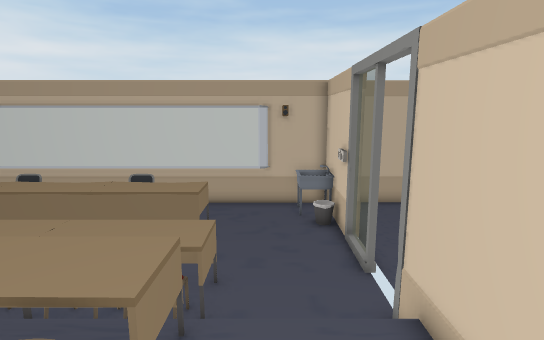
View 1 (above)

19 first-person views from a walk through a 3-D level made in the Unity game engine. The camera is 1.5 m above the floor, tilts 10° down and sees 80° across. The floor is counted in squares, 0.5 m on a side. Each view is taken from the middle of a square. On the plan, view 1 faces up. The plan holds only what a view shows up to about 20 squares ahead; the rest is blank. The place goes on beyond the plan. Door leaves are left out, so doorways stand open.

View 2
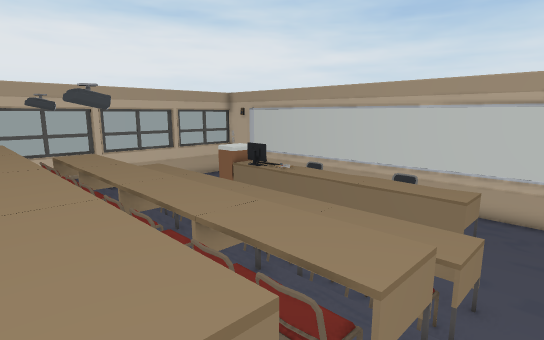

View 3
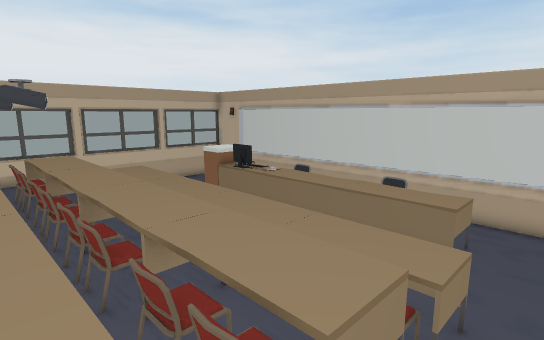

View 4
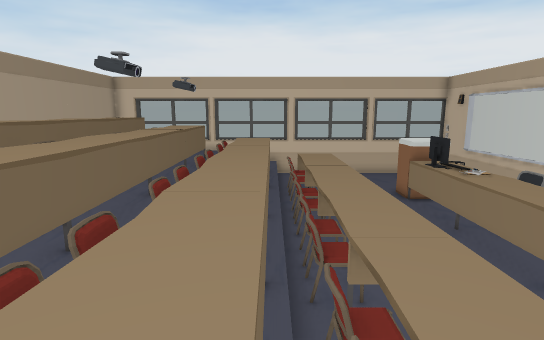

View 5
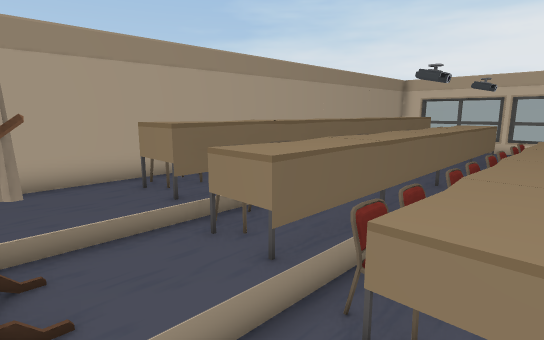

View 6
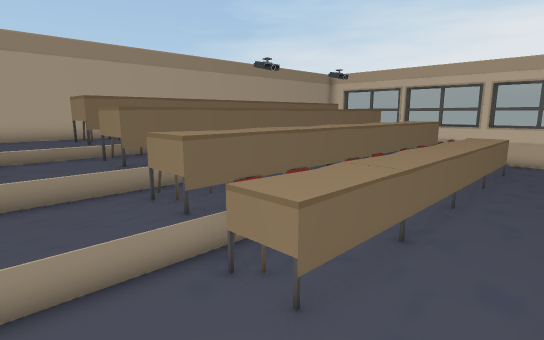

View 7
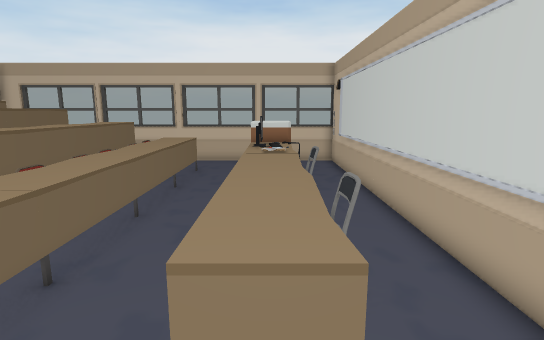

View 8
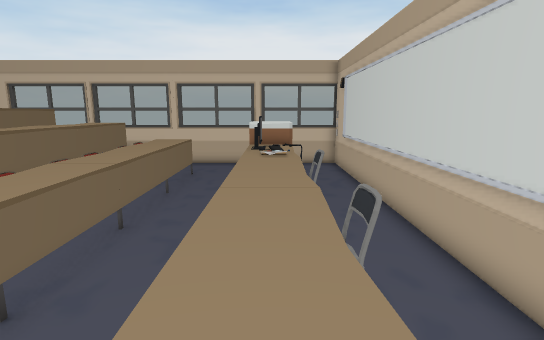

View 9
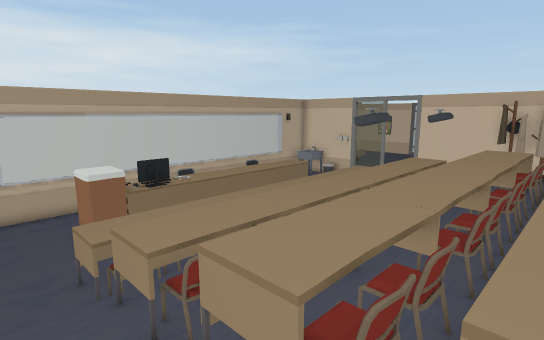

View 10
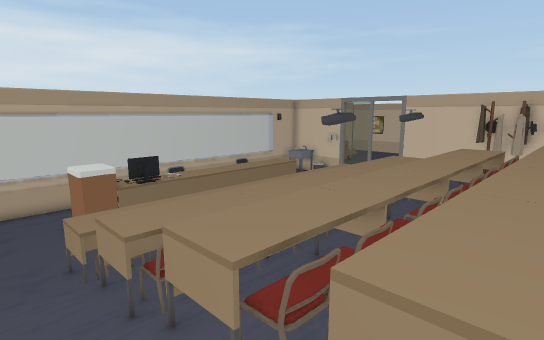

View 11
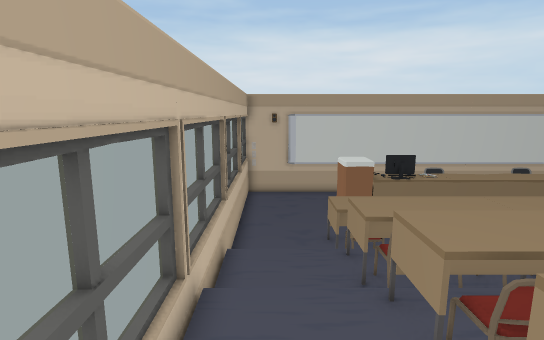

View 12
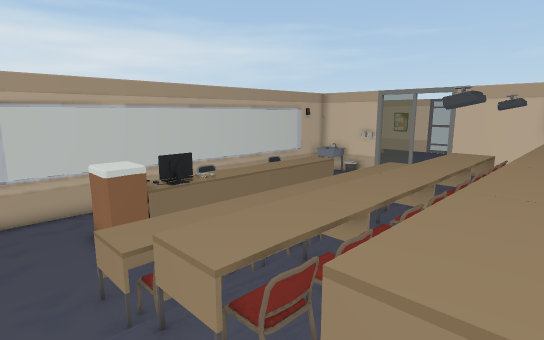

View 13
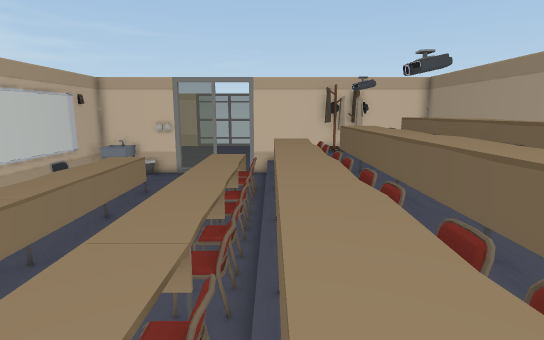

View 14
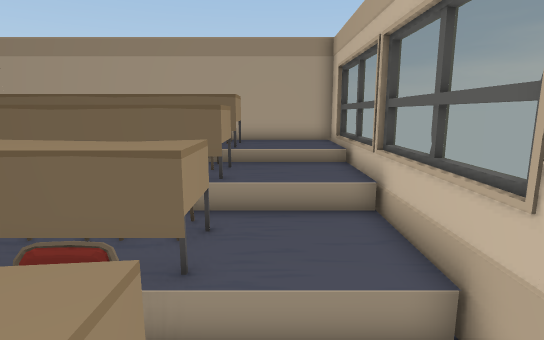

View 15
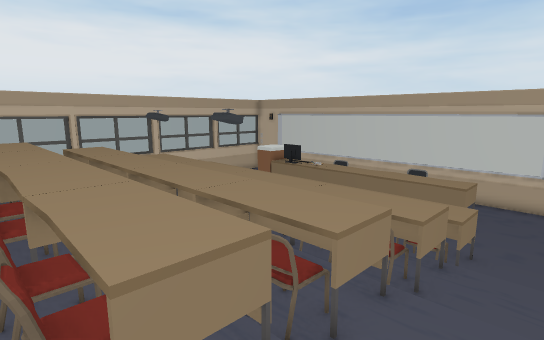

View 16
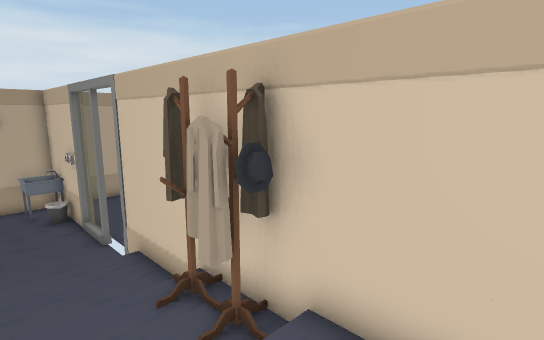

View 17
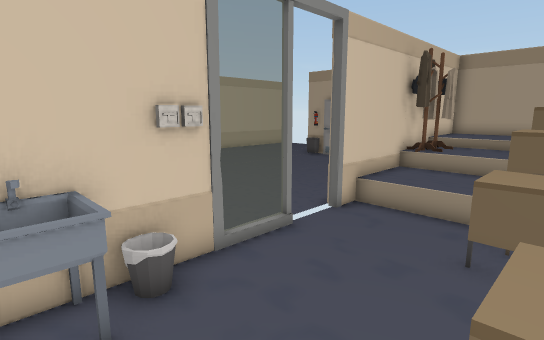

View 18
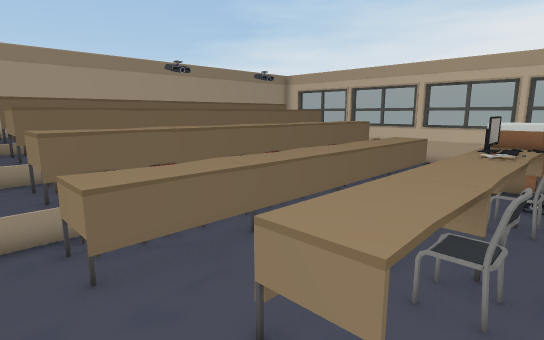

View 19
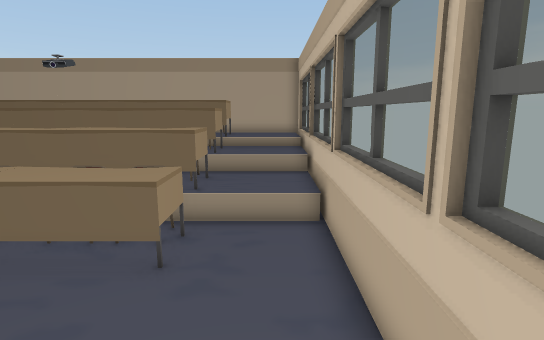

### Floor plan
Key: @ floor where view 1 was taken; # wall or solid block; . main floor; : floor 0.5 m higher than the main floor; + floor 0.75 m higher than the main floor; * floor 1 m higher than the main floor; / step, stairs or slope; = window, fence, low wall or low ledge; S sink; C chair; E desk; A carpet; M computer; R rack; O other object.
Columns run from 21 left of view 1 to 3 right of it. Each row starts with its distance up from view 1.
 16 #########################
 15 #=....................SS#
 14 #=....................SS#
 13 #=....OEEECCEEECCEE.... #
 12 #=...OOEMMEEEEEEEEE.....#
 11 ##...OOEMMEEEEEEEEE.....#
 10 #=......................#
  9 ##......................=
  8 #=..EEEEEEEEEEEEEEEE....A
  7 #=..EEEEEEEEEEEEEEEEE...A
  6 ##..ECCCECCCCCCCECCC....
  5 #=::EEEEEEEEEEEEEEEE::::#
  4 #=::EEEEEEEEEEEEEEEEE:::#
  3 #=::ECCCECCCCCCCECCC::::#
  2 #=///EEEEEEE#E#EEEEE///R#
  1 ##++EEEEEEEEEEEEEEEEE+/R#
  0 ##++EEEEEEEEEEEEEEEE/@RR#
 -1  #///CCC+CCCCCCC+CCC///R#
 -2  #**EEEEEEEEEEEEEEEEE***#
 -3  #**EEEEEEEEEEEEEEEEE***#
 -4  #***OO     CCCC=CCC****#
 -5  ########################

Positions as (right, up) in squares from view 1, and headings:
1: (0, 0), facing up
2: (0, 0), facing up-left
3: (0, 1), facing up-left
4: (0, 5), facing left
5: (2, 5), facing down-left
6: (2, 11), facing down-left
7: (0, 12), facing left
8: (-1, 12), facing left
9: (-19, -2), facing up-right
10: (-19, -3), facing up-right
11: (-19, -4), facing up
12: (-19, 0), facing up-right
13: (-18, 5), facing right
14: (-18, 9), facing down
15: (1, -4), facing up-left
16: (-1, -4), facing up-right
17: (-3, 15), facing down-right
18: (0, 14), facing down-left
19: (-19, 14), facing down
